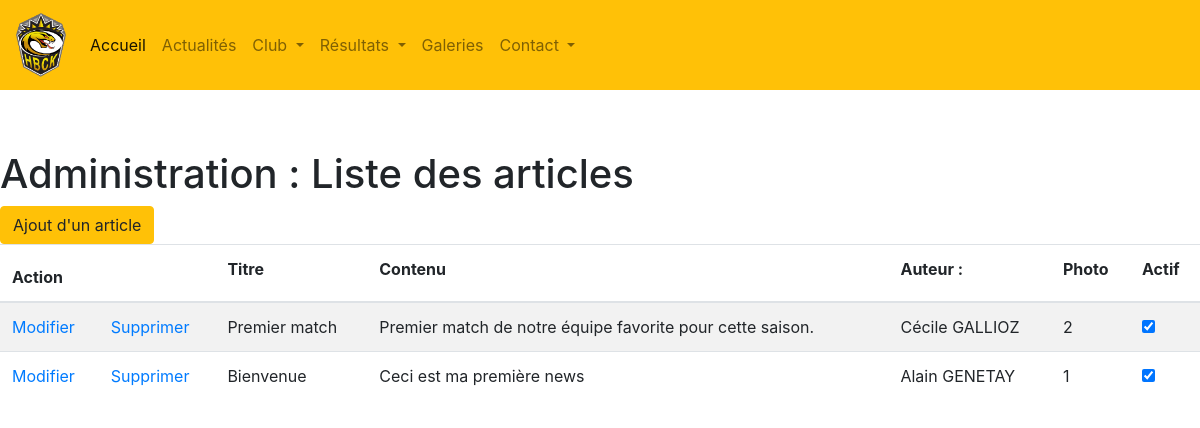
Before: /src/body/article-liste.php with the older database file.
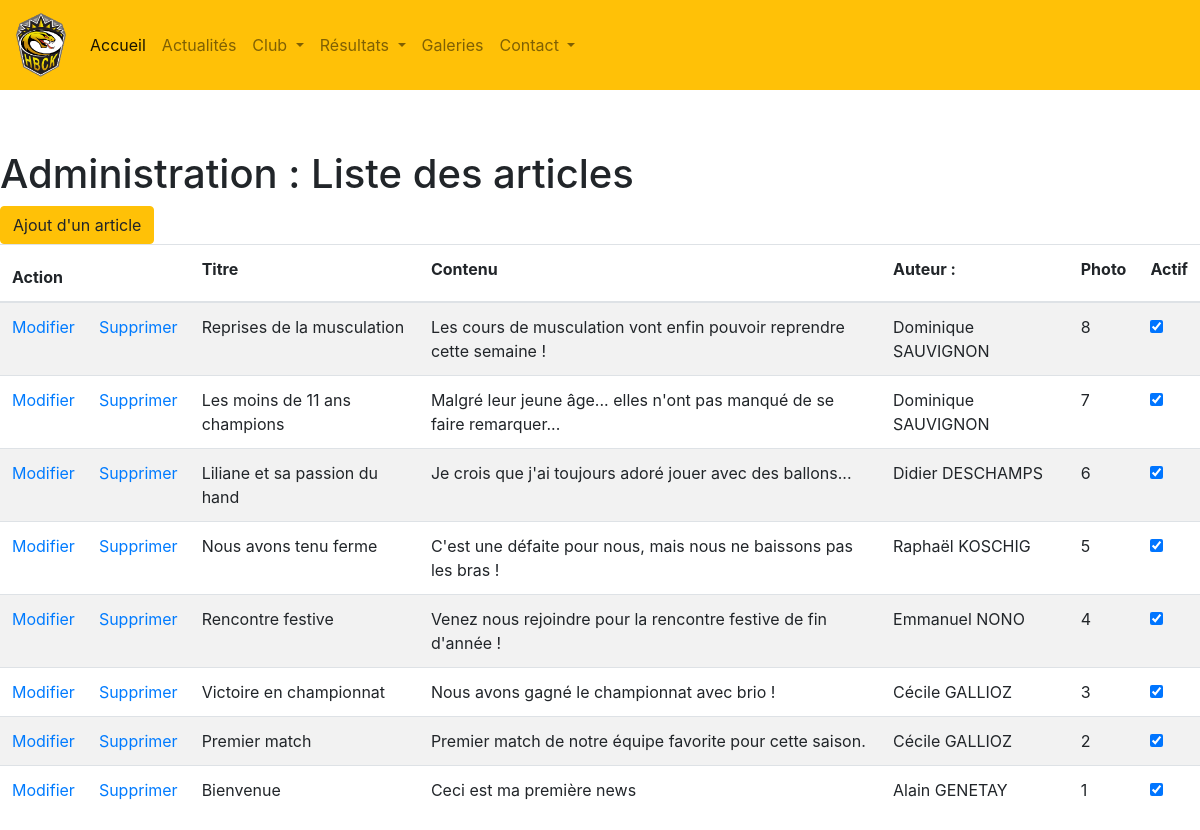
After: the same page with the newer database file.
### tables this page shows
CREATE TABLE IF NOT EXISTS `article` (
  `art_id` int(11) NOT NULL AUTO_INCREMENT,
  `art_titre` varchar(255) NOT NULL,
  `art_contenu` longtext NOT NULL,
  `art_auteur_id` int(11) NOT NULL,
  `art_photo_id` int(11) DEFAULT NULL,
  `art_actif` int(1) NOT NULL,
  `art_created_at` datetime NOT NULL,
  `art_updated_at` datetime DEFAULT NULL,
  `art_deleted_at` datetime DEFAULT NULL,
  PRIMARY KEY (`art_id`),
  KEY `fk_per_art` (`art_auteur_id`),
  KEY `fk_pho_art` (`art_photo_id`)
);

CREATE TABLE IF NOT EXISTS `personne` (
  `per_id` int(11) NOT NULL AUTO_INCREMENT,
  `per_nom` varchar(255) NOT NULL,
  `per_prenom` varchar(255) DEFAULT NULL,
  `per_date_nais` date DEFAULT NULL,
  `per_lieu_nais` varchar(255) DEFAULT NULL,
  `per_sexe` varchar(50) NOT NULL,
  `per_mail` varchar(255) NOT NULL,
  `per_mdp` varchar(50) NOT NULL,
  `per_admin` int(1) NOT NULL DEFAULT '0',
  `per_redac` int(1) NOT NULL DEFAULT '0',
  `per_contact_ext` int(1) NOT NULL DEFAULT '0',
  `per_created_at` datetime NOT NULL,
  `per_updated_at` datetime DEFAULT NULL,
  `per_deleted_at` datetime DEFAULT NULL,
  PRIMARY KEY (`per_id`)
);

### src/class/ArticleBase.php (called while the page is built, shortened)
<?php
class ArticleBase
{
    public function getArticlesActifs($db)
    {
        $sql_aa = "SELECT * FROM article inner join personne on article.art_auteur_id = personne.per_id where art_deleted_at is null ORDER BY art_id DESC";
        $rs_aa = $db->query($sql_aa);
        return $rs_aa;
    }
}

### src/body/article-liste.php (the view, shortened to what this page needs)
<?php
require_once '../class/ArticleBase.php';
$o_pdo = new Database();
$o_conn = $o_pdo->makeConnect();
$b_art = new ArticleBase();
$articles = $b_art->getArticlesActifs($o_conn);
$art = $articles->fetchall();
include('../includes/head.php');
include('../includes/header.php');
?>
<link rel="stylesheet" href="https://stackpath.bootstrapcdn.com/bootstrap/4.4.1/css/bootstrap.min.css">
<h1>Administration : Liste des articles</h1>
<a href="personne-details.php?mode=nouveau">
    <button class="btn btn-warning" type="submit">Ajout d'un article</button>
</a>
<table class="table table-striped">
    <thead>
        <tr>
            <th colspan="2">Action</td>
            <th><label for="titre">Titre</label></th>
            <th><label for="contenu">Contenu</label></th>
            <th><label for="auteur">Auteur : </label></th>
            <th><label for="photo">Photo</label></th>
            <th><label for="actif">Actif</label></th>
        </tr>
    </thead>
    <?php foreach ($art as $a){ ?>
    <tr>
        <td><a href="article-details.php?mode=modif&id=<?php echo $p['art_id']?>">Modifier</td>
        <td><a href="../traitements/article-suppression.php?id=<?php echo $p['per_id']?>">Supprimer</td>
        <td><?php echo $a["art_titre"]?></td>
        <td><?php echo $a["art_contenu"] ?></td>
        <td><?php echo $a["per_prenom"] . " " . $a["per_nom"] ?></td>
        <td><?php echo $a["art_photo_id"]?></td>
        <td>
            <input type="checkbox" name="actif" value="actif" <?php if ($a["art_actif"] ==1) echo "checked" ?> >
        </td>
        </tr>
    <?php } ?>
</table>

Changed rows visible on the page:
added article: art_titre "Reprises de la musculation", art_contenu "Les cours de musculation vont enfin pouvoir reprendre cette semaine !", art_auteur.per_prenom "Dominique", art_auteur.per_nom "SAUVIGNON", art_photo "8", art_actif "☑"
added article: art_titre "Les moins de 11 ans champions", art_contenu "Malgré leur jeune âge... elles n'ont pas manqué de se faire remarquer...", art_auteur.per_prenom "Dominique", art_auteur.per_nom "SAUVIGNON", art_photo "7", art_actif "☑"
added article: art_titre "Liliane et sa passion du hand", art_contenu "Je crois que j'ai toujours adoré jouer avec des ballons...", art_auteur.per_prenom "Didier", art_auteur.per_nom "DESCHAMPS", art_photo "6", art_actif "☑"
added article: art_titre "Nous avons tenu ferme", art_contenu "C'est une défaite pour nous, mais nous ne baissons pas les bras !", art_auteur.per_prenom "Raphaël", art_auteur.per_nom "KOSCHIG", art_photo "5", art_actif "☑"
added article: art_titre "Rencontre festive", art_contenu "Venez nous rejoindre pour la rencontre festive de fin d'année !", art_auteur.per_prenom "Emmanuel", art_auteur.per_nom "NONO", art_photo "4", art_actif "☑"
added article: art_titre "Victoire en championnat", art_contenu "Nous avons gagné le championnat avec brio !", art_auteur.per_prenom "Cécile", art_auteur.per_nom "GALLIOZ", art_photo "3", art_actif "☑"
